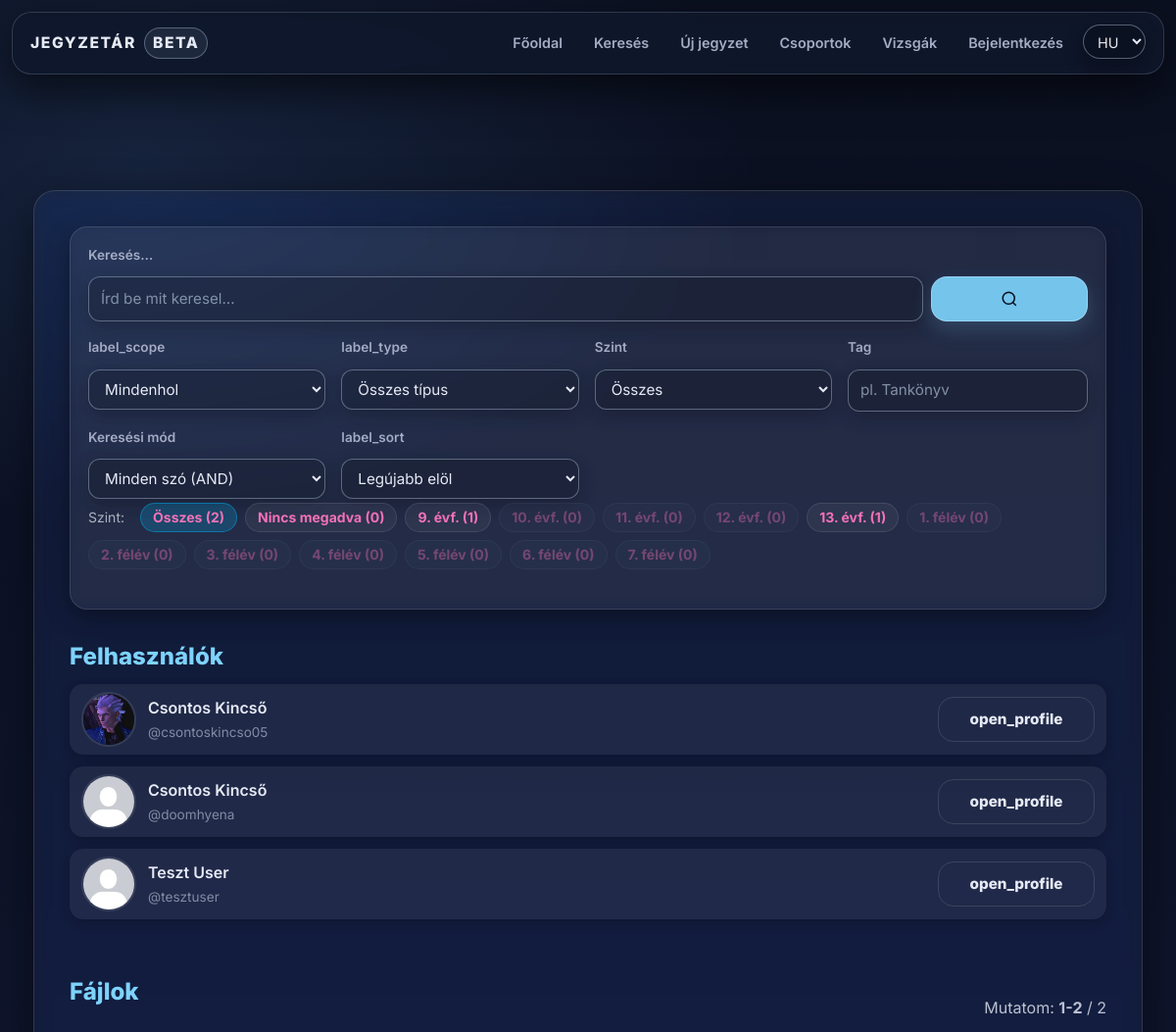
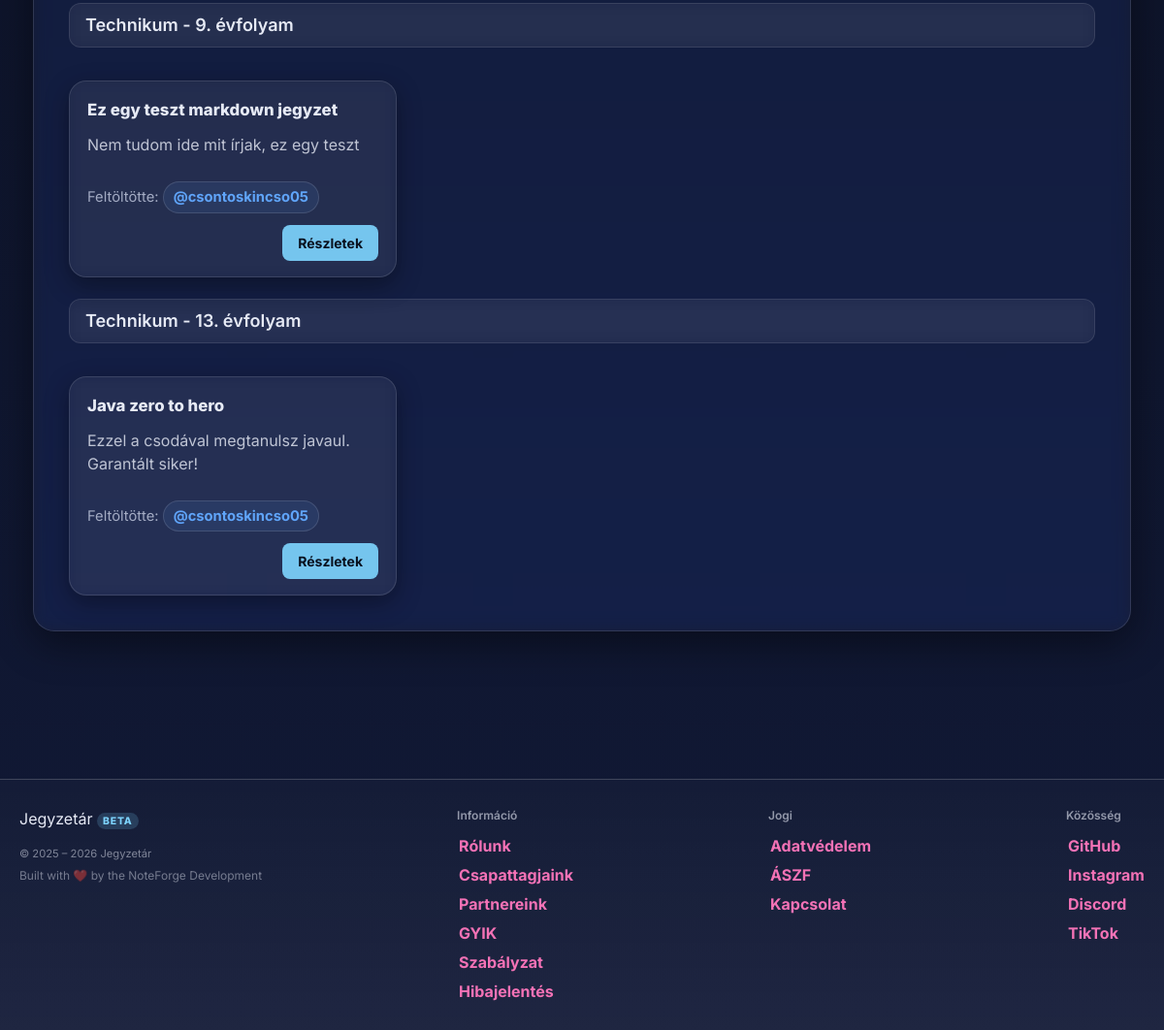
Screenshot of /search.php with the database file from the repository (2 pictures, top to bottom).
### tables this page shows
CREATE TABLE `users` (
  `id` int(11) NOT NULL,
  `lastname` varchar(100) DEFAULT NULL,
  `firstname` varchar(100) DEFAULT NULL,
  `username` varchar(50) NOT NULL,
  `birthdate` date DEFAULT NULL,
  `gender` varchar(10) DEFAULT NULL,
  `email` varchar(50) NOT NULL,
  `profile_picture` varchar(255) DEFAULT NULL,
  `password` varchar(255) NOT NULL,
  `security_question` varchar(255) NOT NULL,
  `security_answer` varchar(255) NOT NULL,
  `admin` tinyint(1) NOT NULL,
  `teacher` tinyint(1) DEFAULT NULL,
  `registration_date` datetime DEFAULT NULL,
  `language` varchar(5) NOT NULL DEFAULT 'hu',
  `oauth_provider` varchar(20) DEFAULT NULL,
  `oauth_sub` varchar(191) DEFAULT NULL,
  `email_verified` tinyint(1) NOT NULL DEFAULT 0,
  `bio` text DEFAULT NULL,
  `profile_theme` varchar(32) NOT NULL DEFAULT 'default',
  `twofa_enabled` tinyint(1) NOT NULL DEFAULT 0,
  `used_reg_code` varchar(64) DEFAULT NULL,
  `used_reg_code_at` datetime DEFAULT NULL,
  `show_fullname` tinyint(1) NOT NULL DEFAULT 1,
  `show_email` tinyint(1) NOT NULL DEFAULT 0,
  `show_birthdate` tinyint(1) NOT NULL DEFAULT 0
);

CREATE TABLE `files` (
  `id` int(11) NOT NULL,
  `uploaded_by` int(11) DEFAULT NULL,
  `name` varchar(255) NOT NULL,
  `file_name` varchar(255) DEFAULT NULL,
  `description` text DEFAULT NULL,
  `file_path` varchar(1024) DEFAULT NULL,
  `subject` varchar(100) NOT NULL,
  `tags` varchar(255) NOT NULL,
  `tn_name` varchar(255) DEFAULT NULL,
  `file_size` bigint(20) UNSIGNED DEFAULT NULL,
  `download_count` int(11) NOT NULL DEFAULT 0,
  `content_text` longtext DEFAULT NULL,
  `edu_stage` enum('hs','uni') DEFAULT NULL,
  `edu_level` tinyint(4) DEFAULT NULL,
  `content_type` enum('file','note') NOT NULL DEFAULT 'file',
  `note_markdown` mediumtext DEFAULT NULL,
  `note_excerpt` varchar(255) DEFAULT NULL
);

### search.php (the view, shortened to what the rows shown need)
<?php
    require "assets/php/db.php";
    require_once "assets/php/functions.php";
    $q = trim($_GET['q'] ?? '');
    $scope = strtolower($_GET['scope'] ?? 'all');
    $sort = strtolower($_GET['sort'] ?? 'newest');
    $page = (int)($_GET['page'] ?? 1);
    $perPage = 24;
    $userResult = null;
    if ($scope !== 'files') {
        $where = '';
        $types = '';
        $params = [];
        $order = 'ORDER BY u.username ASC';
        $sqlUsers = "SELECT u.id, u.username, u.firstname, u.lastname, u.profile_picture FROM users u $where $order LIMIT 50";
        $userResult = db_query($conn, $sqlUsers, $types, $params);
    }
    $fileResult = null;
    $hasEduStage = false;
    $hasEduLevel = false;
    $columnsRes = $conn->query("SHOW COLUMNS FROM files");
    if ($columnsRes) {
        while ($c = $columnsRes->fetch_assoc()) {
            $col = strtolower($c['Field'] ?? '');
            if ($col === 'edu_stage') $hasEduStage = true;
            if ($col === 'edu_level') $hasEduLevel = true;
        }
    }
    $useEdu = ($hasEduStage && $hasEduLevel);
    if ($scope !== 'users') {
        $whereBase = [];
        $typesBase = '';
        $paramsBase = [];
        $whereSql = $whereBase ? 'WHERE ' . implode(' AND ', $whereBase) : '';
        $scoreSql = '0 AS score';
        $debugSql = '';
        $orderSql = 'ORDER BY f.id DESC';
        if ($useEdu) {
            if ($sort === 'rating') {
                $orderSql = 'ORDER BY (f.edu_stage IS NULL OR f.edu_level IS NULL) ASC, f.edu_stage ASC, f.edu_level ASC, avg_rating DESC, rating_count DESC, f.id DESC';
            } elseif ($sort === 'relevance' && $q !== '') {
                $orderSql = 'ORDER BY (f.edu_stage IS NULL OR f.edu_level IS NULL) ASC, f.edu_stage ASC, f.edu_level ASC, score DESC, f.id DESC';
            } elseif ($sort === 'oldest') {
                $orderSql = 'ORDER BY (f.edu_stage IS NULL OR f.edu_level IS NULL) ASC, f.edu_stage ASC, f.edu_level ASC, f.id ASC';
            } else {
                $orderSql = 'ORDER BY (f.edu_stage IS NULL OR f.edu_level IS NULL) ASC, f.edu_stage ASC, f.edu_level ASC, f.id DESC';
            }
        }
        $offset = ($page - 1) * $perPage;
        $useKeyset = false;
        $pagingWhereSql = $whereSql;
        $typesPaged = $typesBase;
        $paramsPaged = $paramsBase;
        if ($sort === 'rating') {
            $sqlFiles = "SELECT f.*, $scoreSql $debugSql, IFNULL(AVG(r.rating), 0) AS avg_rating, COUNT(r.id) AS rating_count FROM files f LEFT JOIN ratings r ON r.file_id = f.id $pagingWhereSql GROUP BY f.id $orderSql LIMIT ?";
            $typesPaged .= 'i';
            $paramsPaged[] = $perPage;
        } else {
            $sqlFiles = "SELECT f.*, $scoreSql $debugSql FROM files f $pagingWhereSql $orderSql LIMIT ?";
            $typesPaged .= 'i';
            $paramsPaged[] = $perPage;
        }
        if (!$useKeyset) {
            $sqlFiles .= " OFFSET ?";
            $typesPaged .= 'i';
            $paramsPaged[] = $offset;
        }
        $fileResultQ = db_query($conn, $sqlFiles, $typesPaged, $paramsPaged);
        $fileResult = null;
        if ($fileResultQ) {
            $buffered = [];
            while ($row = $fileResultQ->fetch_assoc()) {
                $buffered[] = $row;
            }
            $fileResult = $buffered;
        }
    }
    require "assets/php/lang.php";
?>
<!DOCTYPE html>
<html lang="<?= htmlspecialchars($lang) ?>">
<head>
    <link rel="stylesheet" href="assets/css/styles.css">
    <script src="https://cdn.jsdelivr.net/npm/@tailwindcss/browser@4"></script>
</head>
<body>
<div class="content-wrapper w-full">
    <?php include "assets/php/ads.php"; ?>
    <div class="main w-full max-w-6xl mx-auto px-4 md:px-6 lg:px-8 py-6">
        <?php if ($userResult && $userResult->num_rows > 0): ?>
            <div class="list-compact flex flex-col gap-3 mb-6">
                <?php while ($u = $userResult->fetch_assoc()):
                    $usernameRaw = $u['username'];
                    $username = htmlspecialchars($usernameRaw);
                    $fullname = htmlspecialchars(trim(($u['lastname'] ?? '').' '.($u['firstname'] ?? '')));
                    $pfp = "assets/img/default_profile_picture.jpg";
                    if (!empty($u['profile_picture'])) {
                        $fs = __DIR__ . "/users/$usernameRaw/{$u['profile_picture']}";
                        if (file_exists($fs)) {
                            $pfp = "users/$usernameRaw/{$u['profile_picture']}";
                        }
                    }
                    ?>
                    <article class="mini-card flex items-center gap-3 p-3 rounded-lg bg-white/5 border border-white/10">
                        <img src="<?= htmlspecialchars($pfp) ?>" alt="" class="w-12 h-12 md:w-14 md:h-14 rounded-full object-cover border-2 border-white/10 flex-shrink-0">
                        <div class="mini-main flex-1 min-w-0">
                            <h4 class="mini-title text-base md:text-lg font-semibold truncate"><?= $fullname ?: '@'.$username ?></h4>
                            <p class="mini-meta text-sm md:text-base opacity-75 truncate">@<?= $username ?></p>
                        </div>
                        <a href="profile.php?username=<?= urlencode($usernameRaw) ?>"
                           class="btn-ghost text-sm md:text-base flex-shrink-0"
                           title="<?= t('open_profile') ?>">
                            <?= t('open_profile') ?>
                        </a>
                    </article>
                <?php endwhile; ?>
            </div>
        <?php endif; ?>
        <?php if (is_array($fileResult) && count($fileResult) > 0): ?>
                <?php
                    $needlesForUi = $GLOBALS['__search_tokens'] ?? [];
                ?>
            <?php
                $currentEduHeader = '__init__';
                $renderEduHeader = function($s, $l) {
                    if ($s === null || $l === null || $s === '' || $l === '') return 'Nincs megadva';
                    $l = (int)$l;
                    if ($s === 'hs') return "Technikum - {$l}. évfolyam";
                    if ($s === 'uni') return "Egyetem - {$l}. félév";
                    return 'Nincs megadva';
                };
            ?>
            <div class="content-grid grid grid-cols-1 md:grid-cols-2 lg:grid-cols-3 gap-4 md:gap-6">
                <?php foreach ($fileResult as $f):
                    $uploaderQ = db_query($conn, "SELECT username FROM users WHERE id = ?", "i", [(int)($f['uploaded_by'] ?? 0)]);
                    $uploader  = $uploaderQ && $uploaderQ->num_rows ? $uploaderQ->fetch_assoc()['username'] : null;
                    $stVal = ($useEdu ? ($f['edu_stage'] ?? null) : null);
                    $lvVal = ($useEdu ? ($f['edu_level'] ?? null) : null);
                    $eduKey = ($useEdu ? (($stVal === null || $lvVal === null) ? '__null__' : ((string)$stVal . '-' . (string)$lvVal)) : '__nogroup__');
                    if ($useEdu && $eduKey !== $currentEduHeader):
                        $currentEduHeader = $eduKey;
                        ?>
                        <div class="md:col-span-2 lg:col-span-3">
                            <div class="sticky top-0 z-10 mb-3 rounded-xl bg-white/5 backdrop-blur border border-white/10 px-4 py-2">
                                <h4 class="text-base md:text-lg font-semibold">
                                    <?= htmlspecialchars($renderEduHeader($stVal, $lvVal)) ?>
                                </h4>
                            </div>
                        </div>
                    <?php endif; ?>
                    <article class="card p-4 break-words flex flex-col">
                        <h4 class="entry-title text-lg md:text-xl mb-2 truncate">
                            <?= highlight_many_html($f['name'] ?? '', $needlesForUi) ?>
                        </h4>
                        <?php if (!empty($f['description'])):
                            $snippet = build_snippet((string)$f['description'], $needlesForUi, 90);
                            ?>
                            <p class="text-sm md:text-base opacity-80 mb-3 line-clamp-3">
                                <?= highlight_many_html($snippet, $needlesForUi) ?>
                            </p>
                        <?php endif; ?>
                        <?php if ($uploader): ?>
                            <p class="entry-meta text-sm md:text-base mb-4">
                                <?= t('label_uploaded_by') ?>
                                <a class="uploader-name" href="profile.php?username=<?= urlencode($uploader) ?>">
                                    @<?= htmlspecialchars($uploader) ?>
                                </a>
                            </p>
                        <?php endif; ?>
                        <div class="mt-auto flex flex-wrap gap-2 items-center">
                            <a class="note-link text-sm md:text-base ml-auto" href="note.php?id=<?= (int)$f['id'] ?>">
                                <?= t('btn_details') ?>
                            </a>
                        </div>
                    </article>
                <?php endforeach; ?>
            </div>
        <?php endif; ?>
    </div>
</div>
</body>
</html>

### rows the page displays
users: username+profile_picture (picture), lastname+firstname "Csontos Kincső", username "csontoskincso05"
users: lastname+firstname "Csontos Kincső", username "doomhyena"
users: lastname+firstname "Teszt User", username "tesztuser"
files: lvVal "Technikum - 9. évfolyam", name "Ez egy teszt markdown jegyzet", description "Nem tudom ide mit írjak, ez egy teszt", users.username "csontoskincso05"
files: lvVal "Technikum - 13. évfolyam", name "Java zero to hero", description "Ezzel a csodával megtanulsz javaul. Garantált siker!", users.username "csontoskincso05"

### other values shown
t('nav_home') "Főoldal"
t('nav_search') "Keresés"
t('nav_upload') "Új jegyzet"
t('nav_login') "Bejelentkezés"
t('search_placeholder') "Keresés…"
t('label_scope') "label_scope"
t('label_type') "label_type"
t('label_sort') "label_sort"
$allCnt "2"
$noneCnt "0"
$cnt "1"
$cnt "0"
t('result_users') "Felhasználók"
t('result_files') "Fájlok"
$showFrom "1"
